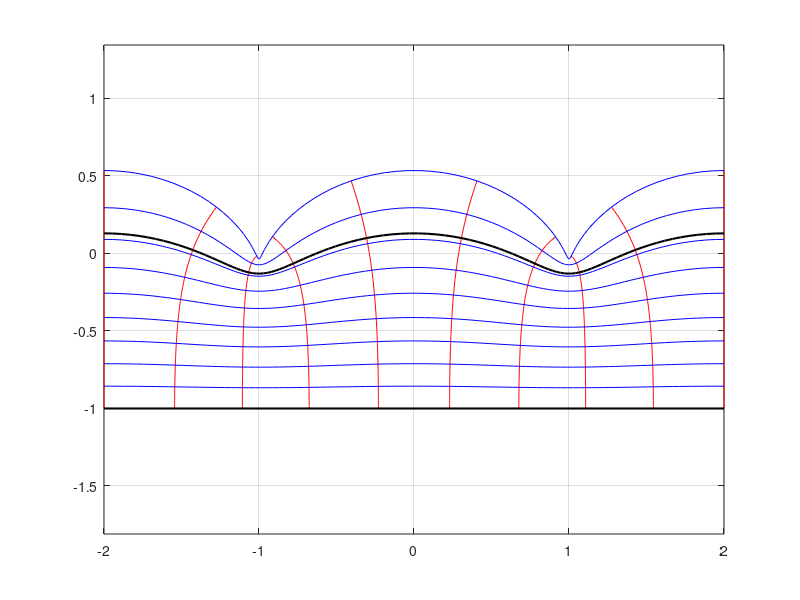

This figure's MATLAB source:
close all

% k = -1;
% a = .1;
% L = 2*pi;
% h = 1;

k0 = pi;
A = .05*exp(1i*30*pi/180 );
L = 2*pi/k0;
H = 1;

heta = shiftdim( .75*(A+A') ,-1);
k = shiftdim( [1,-1]*k0  ,-1);



% z|-> f(zeta)
f =@(zeta) zeta - 1i*sum( heta.*exp(1i*k.*(zeta+1i*H))./sinh(k*H) ,3);

xi = linspace(-L,L,100);
xS = real(f(xi));
eta = imag(f(xi));
% equivalent to 
% eta = sum( heta.*exp(1i*k.*xi) ,3);
% xS =  xi - 1i*sum( heta.*exp(1i*k.*xi)./tanh(k*H) ,3)  


% figure('color','w');
% clf
[Xi,Sig]= meshgrid(linspace(-L,L,10),linspace(-H,.25*H,100));
plot(f(Xi+1i*Sig),'r'); hold on;

[Xi,Sig]= meshgrid(linspace(-L,L,100),linspace(-H,.25*H,10));
plot(f(Xi+1i*Sig).','b')
axis equal
grid on

plot(xS,eta,'k','linewidth',1.5)
plot(xS([1,end]),-H*[1,1],'k','linewidth',1.5)


return
export_fig('conformalH','-pdf')


